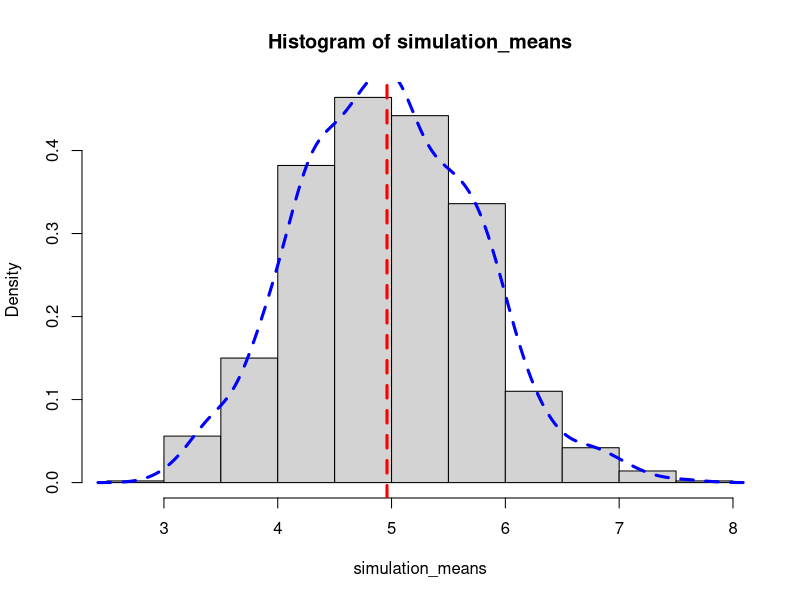

R code for this plot:
## ---- chunk 1
#User needs to change these variables manually for each simulation scenario
nosim <- 1000 # number of simulations
sample <- 40 #sample size
lambda <- 0.2 # lambda of exponential distribution

#Generate random samples and calculate means
experiment <- replicate(nosim,rexp(sample,lambda))
  simulation_means <- apply(experiment,2,mean)
  mean_of_means <- round(mean(simulation_means),3)
 
#create histogram with probablity density
  hist(simulation_means,prob=TRUE)
  par(col="red",lty=2,lwd=3)
  abline(v=mean_of_means)
  par(col="blue",lwd=3)
  lines(density(simulation_means))

